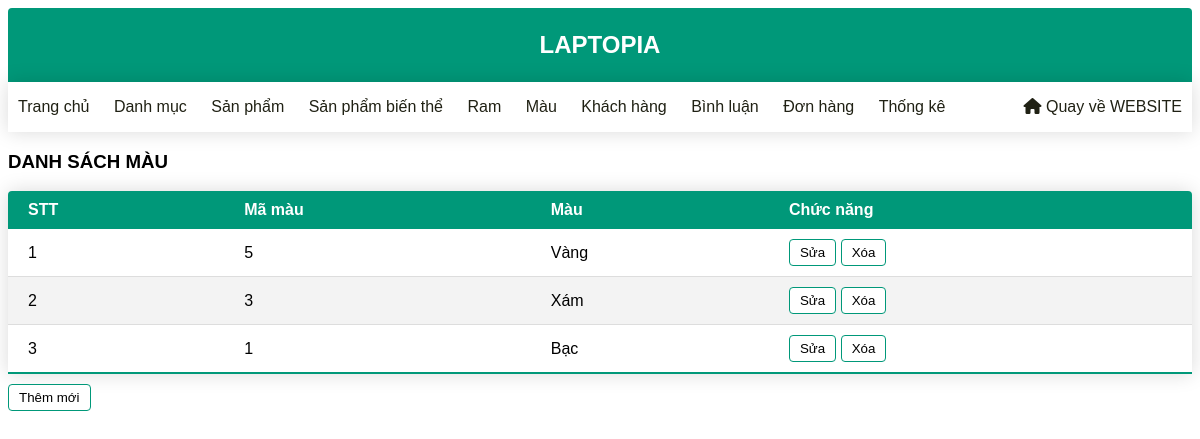
/admin/index.php?act=listmau (signed in), run on the app's committed database.
### tables this page shows
CREATE TABLE `mausp` (
  `id` int NOT NULL,
  `mau_sp` varchar(255) NOT NULL
);

### model/pdo.php (called while the page is built, shortened)
<?php
function pdo_get_connection(){
    $servername = "localhost";
    $username = "root";
    $password = "";
    try {
        $conn = new PDO("mysql:host=$servername;dbname=da1", $username, $password);
        $conn->setAttribute(PDO::ATTR_ERRMODE, PDO::ERRMODE_EXCEPTION);
        return $conn;
    } catch(PDOException $e) {
        echo "Connection failed: " . $e->getMessage();
    }
}
function pdo_query($sql){
    $sql_args=array_slice(func_get_args(),1);
    try{
        $conn=pdo_get_connection();
        $stmt=$conn->prepare($sql);
        $stmt->execute($sql_args);
        $rows=$stmt->fetchAll();
        return $rows;
    }
    catch(PDOException $e){
        throw $e;
    }
    finally{
        unset($conn);
    }
}
?>

### model/bienthe.php (called while the page is built, shortened)
<?php
function loadall_mau(){
    $sql="SELECT * FROM mausp order by id desc";
    $list=pdo_query($sql);
    return $list;
}
?>

### admin/spbienthe/bt_mau/list.php (the view)
<div class="mb10">
    <h3>DANH SÁCH MÀU</h3>
</div>
<div class="formcontent">
    <form action="index.php?act=addmau" method="post">
        <div class="mb10">
            <table class="mb10 content-table">
                <thead>
                <tr>
                    <th>STT</th>
                    <th>Mã màu</th>
                    <th>Màu</th>
                    <th>Chức năng</th>
                </tr>
                </thead>
                <tbody>
                <?php foreach ($listmau as $key => $mau) : ?>
                <tr>
                    <td><?php echo $key + 1 ?></td>
                    <td><?php echo $mau['id'] ?></td>
                    <td><?php echo $mau['mau_sp'] ?></td>
                    <td>
                        <a href="?act=editmau&idmau=<?php echo $mau['id'] ?>"><input type="button" value="Sửa"></a>
                        <a onclick="return confirm('Bạn có chắc chắn muốn xóa')" href="?act=deletemau&idmau=<?php echo $mau['id'] ?>"><input type="button" value="Xóa"></a>
                    </td>
                </tr>
                <?php endforeach ?>
                </tbody>
            </table>
        </div>
        <a href="index.php?act=addmau"><input type="button" value="Thêm mới"></a>
    </form>
</div>

### css/admin.css (style rules this page uses)
* { box-sizing: border-box; font-family: 'Tahoma', Geneva, Verdana, sans-serif; }
.mb10 { margin-bottom: 10px; }
.content-table { width: 100%; border-collapse: collapse; border-radius: 4px 4px 0 0; overflow: hidden; box-shadow: 0 0 20px rgba(0, 0, 0, 0.15); }
.content-table thead tr { background-color: #009879; color: #fff; text-align: left; font-weight: bold; }
.content-table td, .content-table th { padding: 10px 20px; }
.content-table tbody tr { border-bottom: 1px solid #dddddd; }
.content-table tbody tr:nth-of-type(even) { background-color: #f3f3f3; }
.content-table tbody tr:last-of-type { border-bottom: 2px solid #009879; }
.formcontent input[type="submit"], .formcontent input[type="reset"], .formcontent input[type="button"] { border: 1px solid #009879; border-radius: 4px; padding: 5px 10px; background-color: white; }

### data on the page
mausp: id "5", mau_sp "Vàng"
mausp: id "3", mau_sp "Xám"
mausp: id "1", mau_sp "Bạc"
